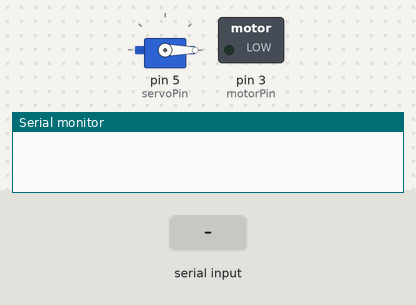
A sketch run on a simulated Arduino Uno, built with avr-gcc and run on an emulated ATmega328P. Parts: servo, switched loads named in the sketch (green lamp = pin HIGH), the last lines printed to the serial monitor. The inputs (shaded band) are chosen by the test bench.

Above: at 1.2 s.
1.3 s: "<F>" received over the second serial link
At 2.4 s:
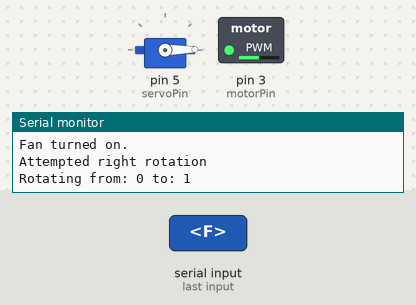
2.8 s: "<f>" received over the second serial link
At 3.2 s:
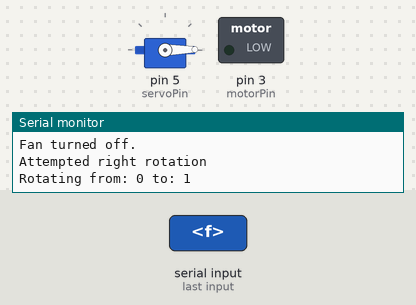
4.3 s: "<s>" received over the second serial link
At 4.8 s:
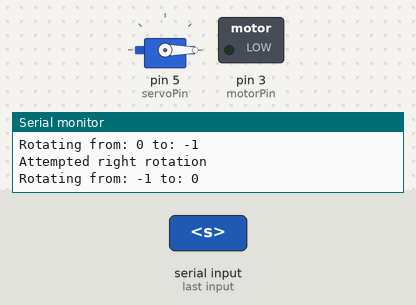
5.8 s: "F" received over the second serial link
At 7.0 s:
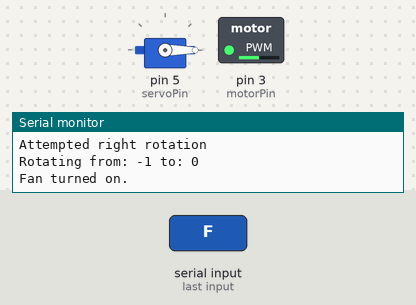
7.3 s: "f" received over the second serial link
At 8.3 s:
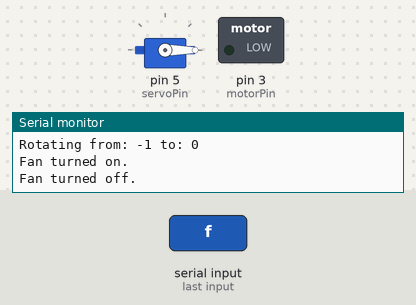
Timing chart, 0 to 9.8 s (numbered marks = the images above; inputs shaded):
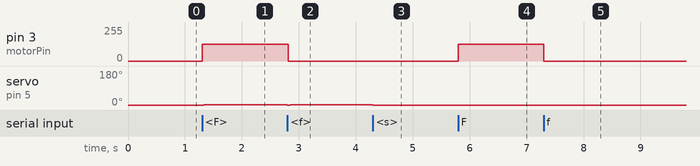

Measured:
- after the input at 1.3 s, pin 3 (motorPin): 0/255 → 127/255 at once; servo on pin 5 (servoPin): 0° → 1° at once
- after the input at 2.8 s, pin 3 (motorPin): 127/255 → 0/255 at once; servo on pin 5 (servoPin): 1° → 0° at once, → 1° 0.05 s later
- after the input at 4.3 s, servo on pin 5 (servoPin): 1° → 0° at once
- after the input at 5.8 s, pin 3 (motorPin): 0/255 → 127/255 at once
- after the input at 7.3 s, pin 3 (motorPin): 127/255 → 0/255 at once

The sketch:

MotorTest.ino
```cpp
/*
 * Bluetooth-controlled Rotating Desk Fan
 * Made by Jonathon Donoho for CSC 303 at Carson-Newman University
 * Email: jrdonoho@cn.edu
 */
#include <Servo.h>
#include <SoftwareSerial.h>

int motorPin = 3;
int servoPin = 5;

SoftwareSerial bluetooth(A4,A5);
char btInput;
Servo rotServo;
int currRot = 0, newRot = 0;
int fanSpeed = 127;

bool right = true;
bool fanIsOn = false;
bool sweeping = false;

// Functions
// Uses switch case to enact functions based on bluetooth inputs.
void processInput(char input) {
  switch(input) {
    case 'F': // Fan ON
      if (!fanIsOn){
        fanIsOn = true;
        Serial.println("Fan turned on.");
        analogWrite(motorPin,fanSpeed);
        }
      break;
    case 'f':// Fan OFF
      if (fanIsOn){
        fanIsOn = false;
        right = true;
        Serial.println("Fan turned off.");
        analogWrite(motorPin, 0);
        }
      break;
    case '^': //Increase fan speed
      fanSpeed++;
      if (fanIsOn) analogWrite(motorPin, fanSpeed);
      break;
    case 'V': //Decrease fan speed
      fanSpeed--;
      if (fanIsOn) analogWrite(motorPin, fanSpeed);
      break;
    case '<': //Rotate fan LEFT
      sweeping = false;
      right = false;
      if (newRot > 0) newRot--;
      Serial.println("Attempted left rotation");
      break;
    case '>': //Rotate fan RIGHT
      sweeping = false;
      if (newRot < 180) newRot++;
      Serial.println("Attempted right rotation");
      break;
    case 's': //Turn on or off fan sweeping.
         sweeping = !sweeping;
         Serial.println("Sweeping status changed.");
         break;
    case 10: //Ignore EoL
      break;
    default:
      Serial.print("Unknown input of ");
      Serial.println((int)input);
      break;
  }
}

void rotate(){
    while (currRot != newRot) {
      Serial.print("Rotating from: ");
      Serial.print(currRot);
      Serial.print(" to: ");
      Serial.println(newRot);
      if (currRot < newRot) currRot += 1;
      else currRot -= 1;
      rotServo.write(currRot);
      delay(15);
    }

}

void sweep() {
  if (right && newRot < 180) newRot++;
  else newRot--;
  if (newRot == 180) right = false;
  if (newRot == 0) right = true;
}

void setup() {
  bluetooth.begin(9600);
  Serial.begin(9600);
  rotServo.attach(servoPin);
  newRot = 0;
  rotServo.write(0);
}

void loop() {
  if (bluetooth.available()){
    char btInput = bluetooth.read();
    processInput(btInput);
  }
  if (sweeping) sweep();
  if (currRot != newRot){
    rotate();
  }
}
```
